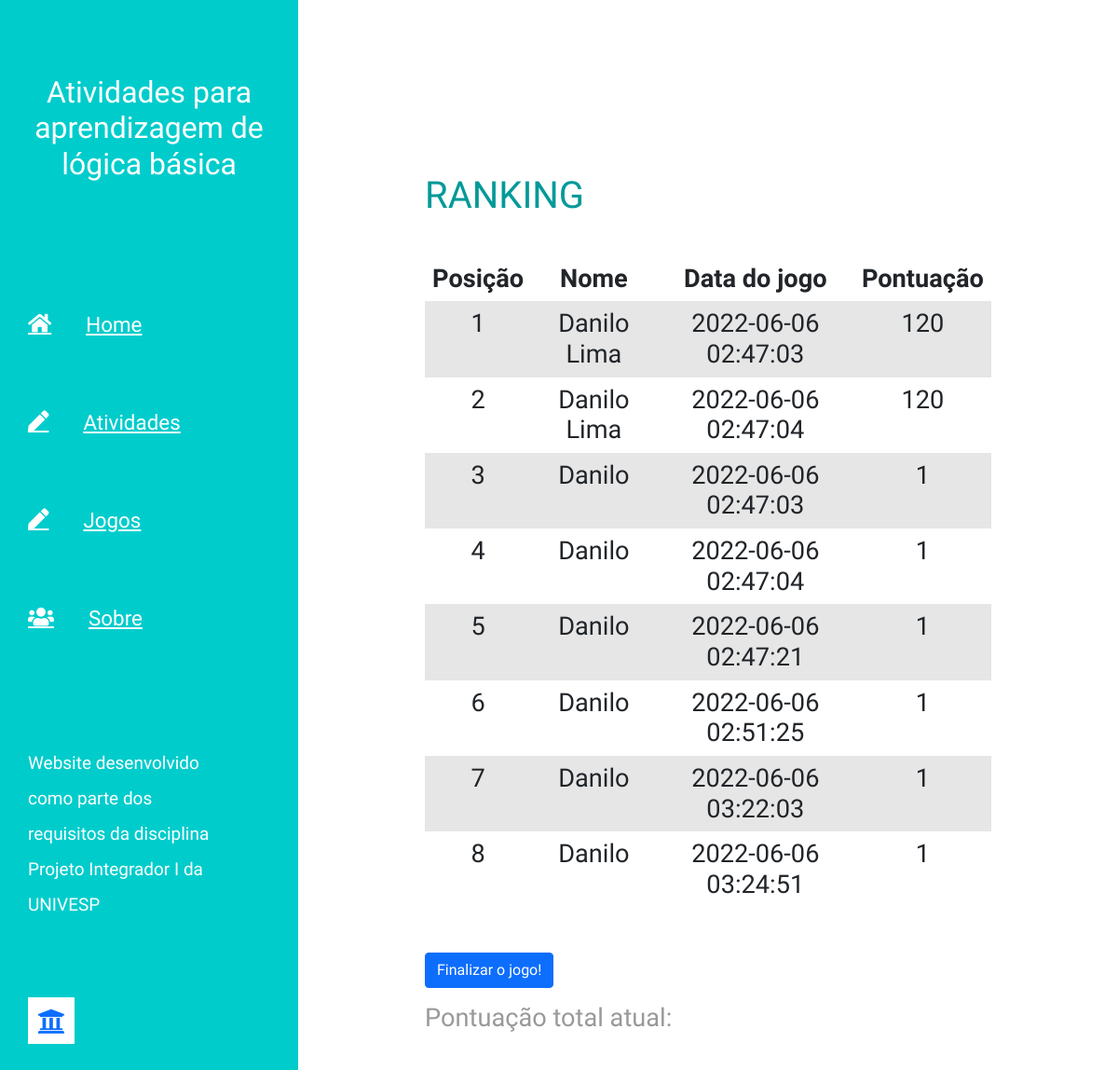
Page /resultados on the earlier database version.
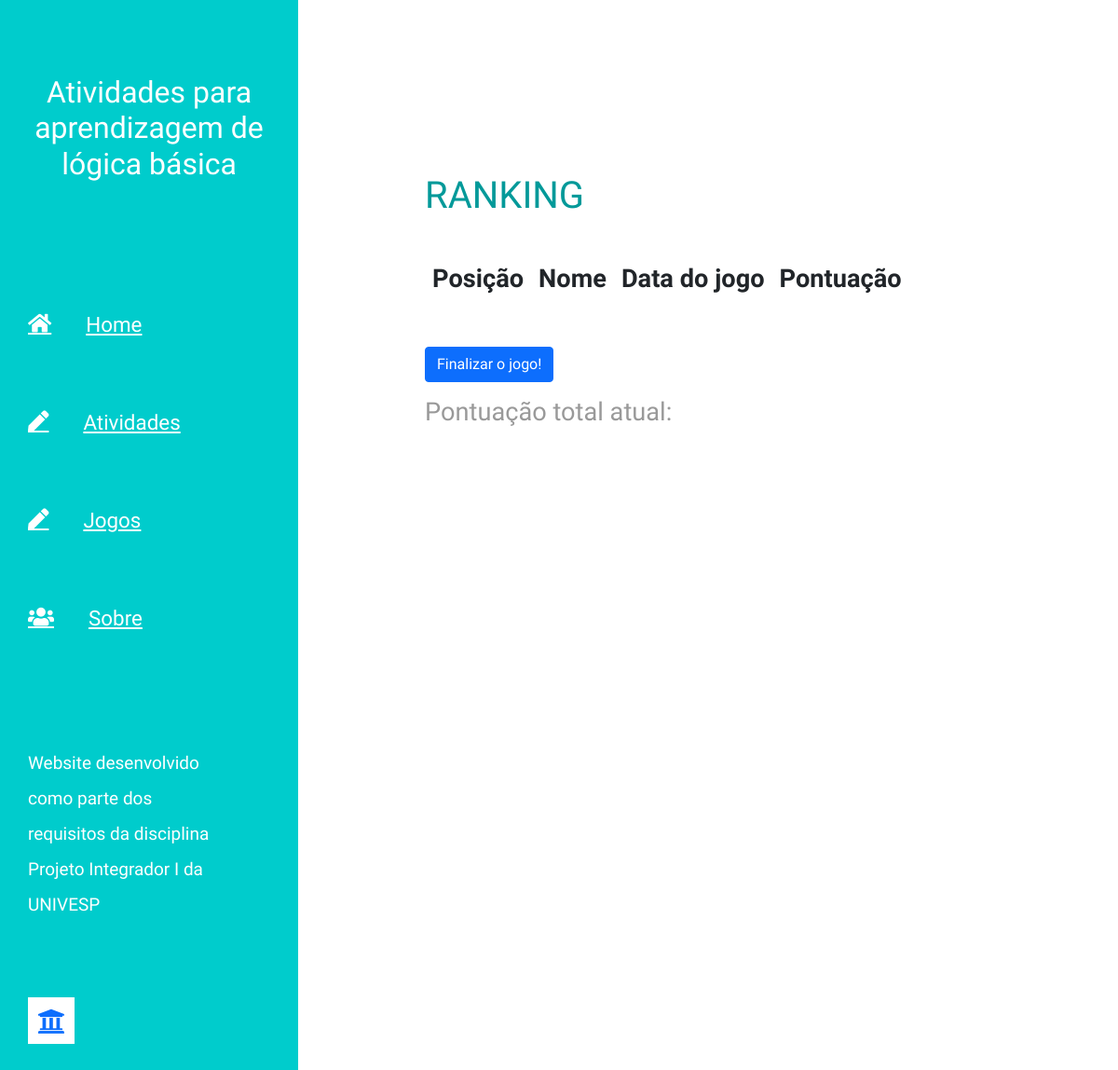
Same page on the later database version.
### tables this page shows
CREATE TABLE ranking (
    id INTEGER PRIMARY KEY AUTOINCREMENT,
    created TIMESTAMP NOT NULL DEFAULT CURRENT_TIMESTAMP,
    apelido VARCHAR(255) NOT NULL,
    pontuacao INTEGER NOT NULL
);

### app.py (the view)
@app.route('/resultados', methods=('GET', 'POST'))
def resultados():
    if request.method == 'POST':
        title = request.form['resposta']
        if title == "Fim":
            return redirect(url_for('index'))
        else:
            return redirect(url_for('index'))
    rows = ranking()
    return render_template('resultados.html', rows = rows)

### app.py (called while the page is built)
def ranking():
    connection = sqlite3.connect('meusTestesDanilo.db')
    with open('meusTestesDanilo.sql') as f:
        connection.executescript(f.read())
    cur = connection.cursor()
    cur.execute("SELECT * FROM ranking ORDER BY pontuacao DESC;")
    rows = cur.fetchall()
    connection.commit()
    connection.close()
    return rows

### templates/resultados.html (shortened to what this page needs)
{% extends 'base.html' %}
{% block content %}
<h1>{% block title %} RANKING {% endblock %}</h1>
<br>
    <table class="table table-striped table-responsive table-borderless">
        <thead class="thead-default">
            <tr>
                <th>Posição </th>
                <th>Nome</th>
                <th>Data do jogo </th>
                <th>Pontuação </th>
            </tr>
        </thead>
        <tbody>
    {% for row in rows %}
                <tr>
                    <td>{{ loop.index }}</td>
                    <td>{{ row[2] }} </td>
                    <td>{{ row[1] }}</td>
                    <td>{{ row[3] }}</td>
                </tr>
    {% endfor %}
        </tbody>
    </table>
<br>
<form method="post">
    <div class="form-group">
        <button type="number" class="btn btn-primary">Finalizar o jogo!</button>
    </div>
</form>
<p>Pontuação total atual: {{pontuacao}} </p>
{% endblock %}

### templates/base.html (shortened to what this page needs)
<!doctype html>
<html lang="en">
  <head>
    <link rel="stylesheet" href="static/fontawesome/css/all.min.css">
    <link href="static/css/bootstrap.min.css" rel="stylesheet">
    <link href="static/css/bootstrap.css" rel="stylesheet">
    <link href="static/css/templatemo-xtra-blog.css" rel="stylesheet">
  </head>
  <body>
    <header class="tm-header" id="tm-header">
        <div class="tm-header-wrapper">
            <div class="tm-site-header">
                <h2 class="text-center"> Atividades para aprendizagem de lógica básica</h2>
            </div>
            <nav class="tm-nav" id="tm-nav">
                <ul>
                    <li class="tm-nav-item"><a href="index.html" class="tm-nav-link">
                        <i class="fas fa-home"></i>
                        Home
                    </a></li>
                    <li class="tm-nav-item"><a href="Apresentacao" class="tm-nav-link">
                        <i class="fas fa-pen"></i>
                        Atividades
                    </a></li>
                    <li class="tm-nav-item"><a href="jogos.html" class="tm-nav-link">
                        <i class="fas fa-pen"></i>
                        Jogos
                    </a></li>
                    <li class="tm-nav-item"><a href="about.html" class="tm-nav-link">
                        <i class="fas fa-users"></i>
                        Sobre
                    </a></li>
                </ul>
            </nav>
            <p class="tm-mb-80 pr-5 text-white">
                Website desenvolvido como parte dos requisitos da disciplina Projeto Integrador I da UNIVESP
            <div class="tm-mb-65">
                <a rel="nofollow" href="https://univesp.br/" class="tm-social-link">
                    <i class="fa fa-university fa-lg" aria-hidden="true"></i>
                </a>
            </div>
            </p>
        </div>
    </header>
    <div class="container-fluid">
        <main class="tm-main">
            <div class="row tm-row">
                <article class="col-12">
                    <h4 class="tm-pt-30 tm-color-primary tm-post-title">
                    </h4>
                </article>
                <article class="col-12">
                        <h2 class="tm-pt-30 tm-color-primary tm-post-title">
                        </h2>
                </article>
                <article class="col-12">
                        <h2 class="tm-pt-30 tm-color-primary tm-post-title">
                            <div class="container">
                                {% block content %} {% endblock %}
                            </div>
                        </h2>
                </article>
            </div>
        </main>
    </div>
  </body>
</html>

### static/css/templatemo-xtra-blog.css (style rules this page uses)
html { overflow-x: hidden; }
body { margin: 0; padding: 0; font-family: 'Source Sans Pro', sans-serif; font-size: 19px; line-height: 2em; overflow-x: hidden; }
p, span { color: #999; }
.tm-header { background-color: #0CC; color: white; position: fixed; top: 0; left: 0; bottom: 0; z-index: 100; width: 400px; overflow-y: visible; }
.tm-header-wrapper { overflow-y: scroll; scrollbar-width: none; -ms-overflow-style: none; padding: 30px; width: 100%; height: 100%; }
.tm-site-header { margin-top: 50px; margin-bottom: 115px; }
.tm-main { margin-left: 400px; padding: 80px 100px 25px; }
.tm-row { max-width: 980px; justify-content: space-between; }
.tm-nav { margin-bottom: 100px; }
.tm-nav-item { list-style: none; margin-bottom: 30px; }
.tm-nav-link { color: white; background-color: transparent; height: 75px; width: 100%; max-width: 300px; display: flex; align-items: center; font-size: 1.4rem; padding: 30px; }
.tm-nav ul { position: relative; }
.tm-nav-link i { margin-right: 37px; }
ul { margin: 0; padding: 0; }
.tm-nav { margin-left: -30px; }
.tm-social-link { display: inline-block; background-color: white; font-size: 1.4rem; width: 50px; height: 50px; text-align: center; padding-top: 8px; margin-right: 15px; margin-bottom: 15px; }
.tm-post-title { font-size: 1.7rem; transition: all 0.3s ease; }
.tm-pt-30 { padding-top: 30px; }
.tm-mb-65 { margin-bottom: 65px; }
.tm-mb-80 { margin-bottom: 80px; }
.tm-color-primary, span.tm-color-primary { color: #099; }
@media (max-width: 1540px) { .tm-header { width: 320px; } }
@media (max-width: 1540px) { .tm-main { margin-left: 320px; width: calc(100% - 320px); } }
@media (max-width: 1288px) { .tm-social-link { margin-right: 10px; } }

Differences in the rows shown:
removed ranking: apelido "Danilo Lima", created "2022-06-06 02:47:03", pontuacao "120"
removed ranking: apelido "Danilo Lima", created "2022-06-06 02:47:04", pontuacao "120"
removed ranking: apelido "Danilo", created "2022-06-06 02:47:03", pontuacao "1"
removed ranking: apelido "Danilo", created "2022-06-06 02:47:04", pontuacao "1"
removed ranking: apelido "Danilo", created "2022-06-06 02:47:21", pontuacao "1"
removed ranking: apelido "Danilo", created "2022-06-06 02:51:25", pontuacao "1"
removed ranking: apelido "Danilo", created "2022-06-06 03:22:03", pontuacao "1"
removed ranking: apelido "Danilo", created "2022-06-06 03:24:51", pontuacao "1"
